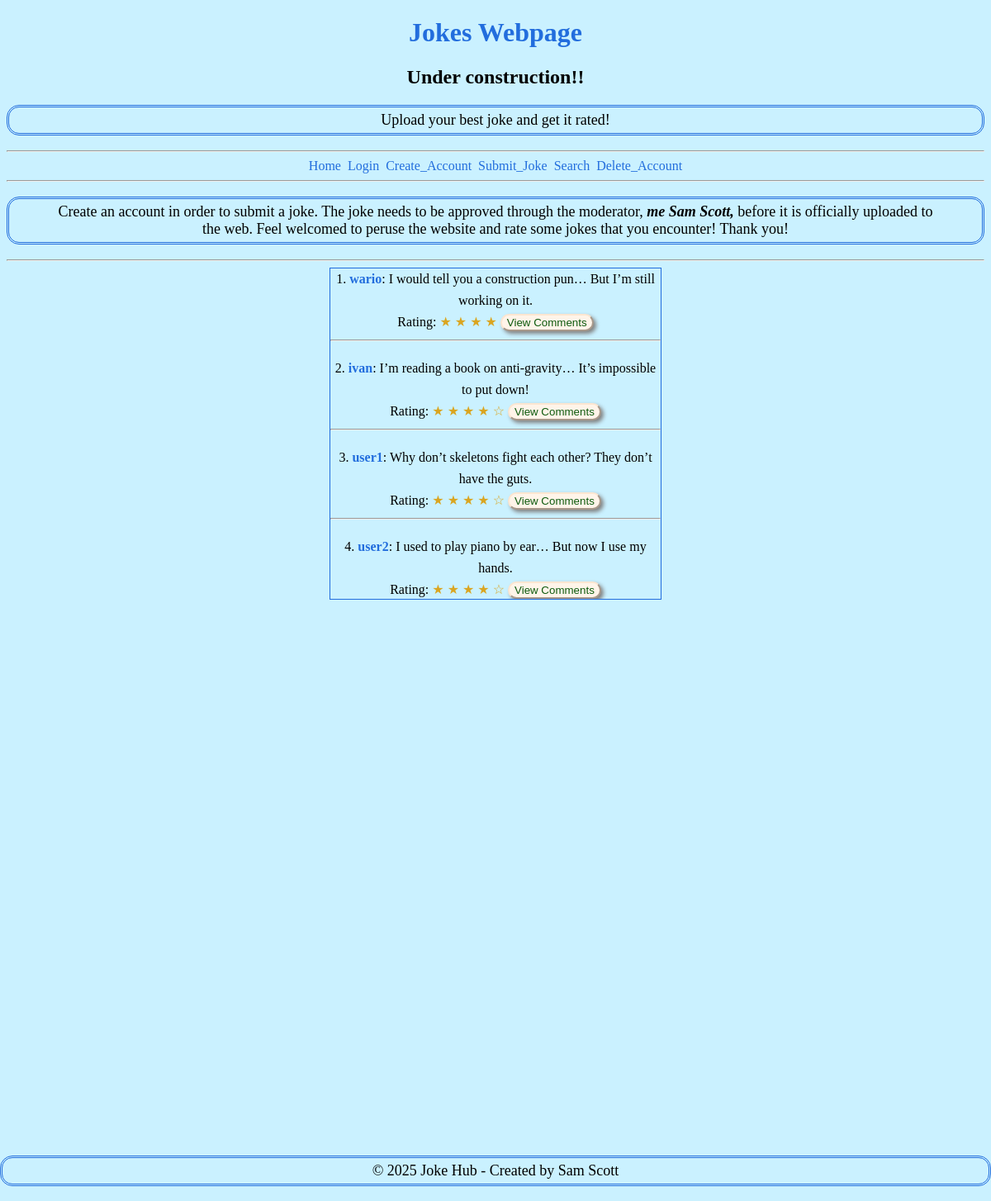
Before: / with the older database file.
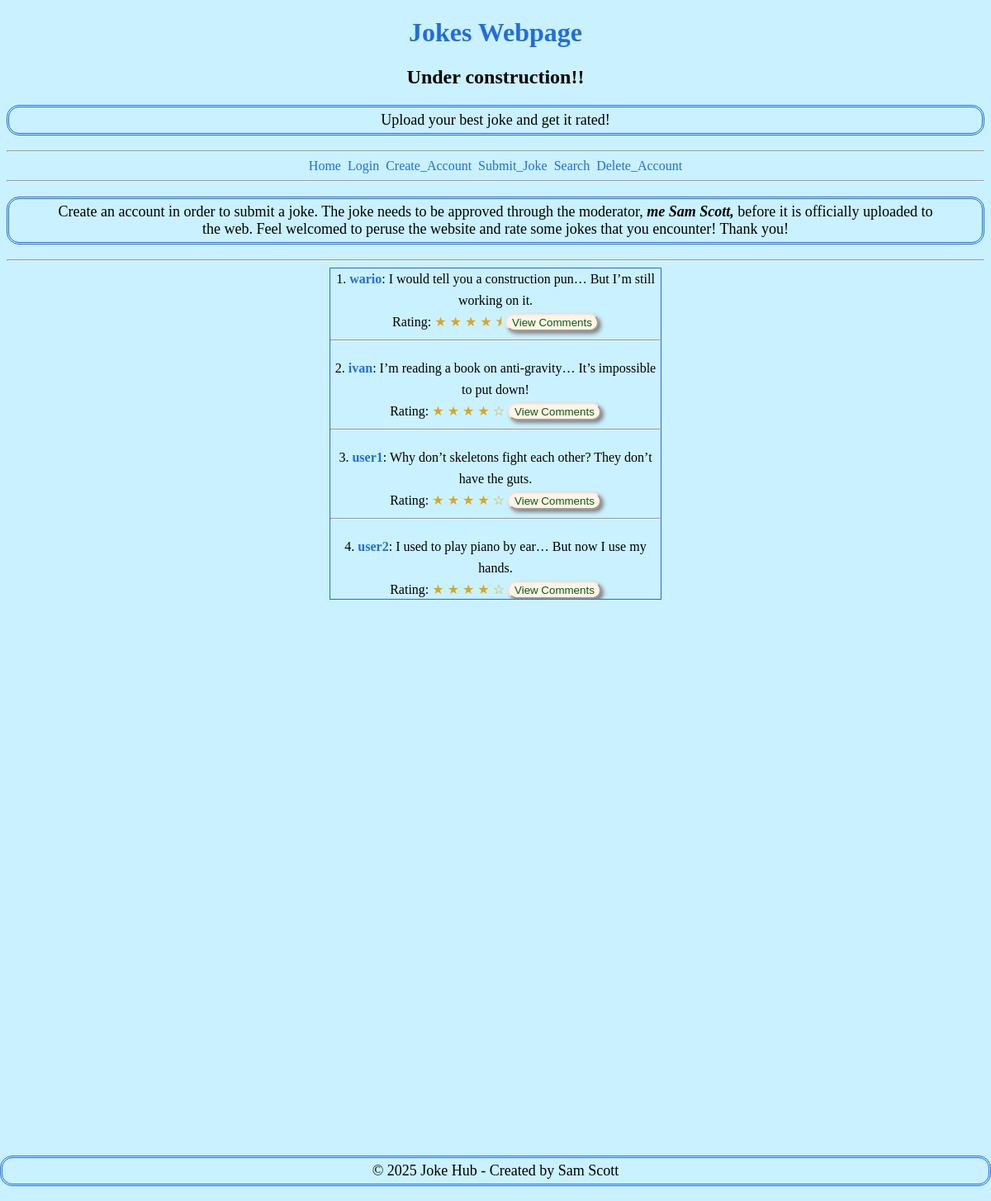
After: the same page with the newer database file.
### tables this page shows
CREATE TABLE jokes (  -- jokes table for users to insert jokes
                id INTEGER PRIMARY KEY AUTOINCREMENT,
                content TEXT NOT NULL,
                timestamp TEXT NOT NULL,
                user_id INTEGER, --replacing this use instead of username
                rating REAL DEFAULT 0, 
                approved INTEGER DEFAULT 0,
                FOREIGN KEY(user_id) REFERENCES users(id) ON DELETE CASCADE 
                --Setting up the table with ON DELETE CASCADE, then deleting the user will automatically delete all related data(which is what we want!) 
            );

CREATE TABLE users ( --users table 
                id INTEGER PRIMARY KEY AUTOINCREMENT, 
                username TEXT UNIQUE NOT NULL,
                password TEXT NOT NULL,
                is_admin INTEGER DEFAULT 0
              );

### app.py (the view)
@app.route("/", methods=['GET', 'POST'])
def index():
    conn = sqlite3.connect('jokes.db')
    conn.row_factory = sqlite3.Row
    c = conn.cursor()
    c.execute('''
               SELECT "jokes"."content", "jokes"."rating", "users"."username","jokes"."user_id", "jokes"."id"
               FROM "jokes"
               LEFT JOIN "users" ON "jokes"."user_id" = "users"."id"
               WHERE "jokes"."approved" = 1
               ORDER BY "jokes"."rating" DESC
               LIMIT 10
            ''')
    jokes = c.fetchall()
    conn.close()
    return render_template('index.html', jokes=jokes, username=session.get('username'))

### templates/index.html (shortened to what this page needs)
<!DOCTYPE html>
<html lang="en">
<head>
    <link rel="stylesheet" href="{{ url_for('static', filename='css/index.css') }}">
</head>
<body>
    <header>
        <h1> Jokes Webpage </h1>
        <h2>Under construction!!</h2>
        <div class="subtitle">
            <p>Upload your best joke and get it rated!</p>
        </div>
        <hr>
    </header>
    <nav>
        <a class="hyper-links" href="/">Home</a>
        <a class="hyper-links" href="/login">Login</a>
        <a class="hyper-links" href="/create_account">Create_Account</a>
        <a class="hyper-links" href="/submit_joke">Submit_Joke</a>
        <a class="hyper-links" href="/search">Search</a>
        <a class="hyper-links" href="/delete_account">Delete_Account</a>
        <hr>
    </nav>
    <p> Create an account in order to submit a joke. The joke needs to be approved through
        the moderator, <em> <b> me Sam Scott, </b> </em> before it is officially uploaded to the web. Feel
    welcomed to peruse the website and rate some jokes that you encounter! Thank you! </p>
    <hr>
    <main>
            <div class="scroll-box">
                {% for joke in jokes %}
                    <div class="joke-space">
                        {{ loop.index }}. <a class="user-links" href="{{ url_for('user_detail', user_id=joke.user_id) }}"><strong>{{ joke['username'] }}</a></strong>: {{ joke['content'] }}<br>
                         Rating:
                         {% set full_stars = joke['rating'] | int %}
                         {% set half_stars = 1 if joke['rating'] - full_stars >= 0.5 else 0 %}
                         {% set frac_stars = 1 if joke['rating'] - full_stars <= 0.4 and joke['rating'] - full_stars >= 0.1 else 0 %}
                         {% set empty_stars = 5 - full_stars - half_stars - frac_stars %}
                         {% for i in range(full_stars) %}
                            <span style="color:goldenrod";>★</span>
                         {% endfor %}
                         {% if half_stars %}
                            <span style="color:goldenrod";>⯨</span>
                         {% endif %}
                         {% for i in range(empty_stars) %}
                            <span style="color:goldenrod";>☆</span>
                         {% endfor %}
                         <a href="{{ url_for('joke_detail', joke_id=joke.id) }}">
                            <button type="submit">View Comments</button>
                         </a>
                         <hr>
                    </div>
                {% endfor %}
            </div>
    </main>
    <footer>
        <p>&copy; 2025 Joke Hub - Created by Sam Scott </p>
    </footer>
</body>
</html>

### static/css/index.css (style rules this page uses)
body { background-color:rgb(202, 241, 255); text-align: center; }
h1 { color: rgb(34, 109, 221); }
p { font-size: 18px; padding: 5px 50px 5px 50px; border: 3px double rgb(34, 109, 221); border-radius: 15px; }
main { display: flex; justify-content: center; align-items: center; flex-direction: column; }
button { display: inline-block; color: rgb(13, 90, 13); background-color: rgb(255, 244, 233); border-radius: 15px; border-color: rgb(252, 230, 209); box-shadow: 3px 3px 5px grey; }
nav { word-spacing: 4px; }
.scroll-box { height:400px; width:400px; border:1px solid rgb(34, 109, 221); font:16px/26px Georgia, Garamond, Serif; overflow:auto; }
.joke-space { margin-bottom: 20px; }
a { color: rgb(34, 109, 221); text-decoration: none; }
footer { position: fixed; left: 0; bottom: 0; width: 100%; text-align: center; }
hr { color:rgb(34, 109, 221); }

Changed rows visible on the page:
changed jokes "I would tell you a construction pun… But I’m still working on it.": now shows "⯨"
